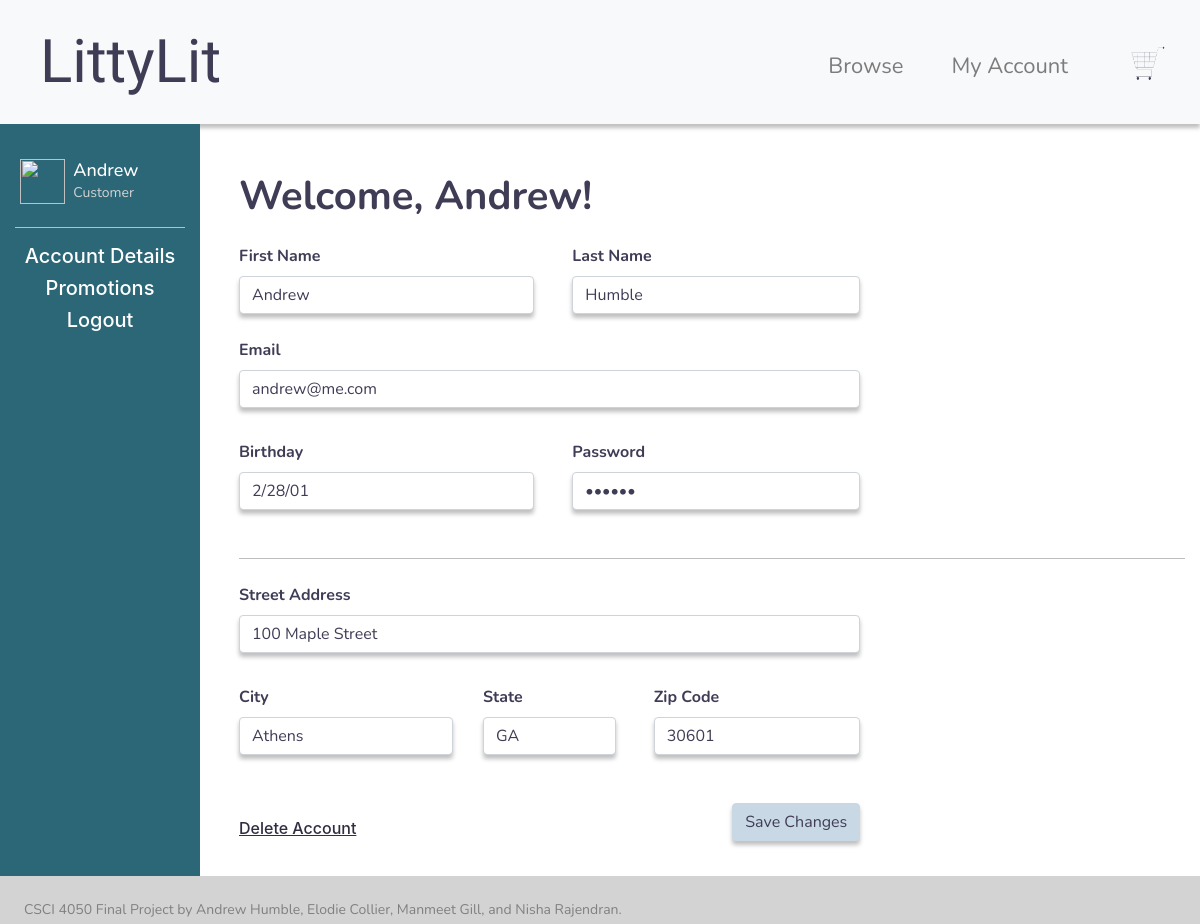
The page /customer-editMyAccount.php (signed in) on the database its author committed.
### tables this page shows
CREATE TABLE `userInfo` (
  `firstName` varchar(30) NOT NULL,
  `lastName` varchar(30) NOT NULL,
  `username` varchar(30) NOT NULL,
  `password` varchar(30) NOT NULL,
  `email` varchar(320) NOT NULL,
  `birthday` varchar(30) NOT NULL,
  `strAddress` varchar(100) NOT NULL,
  `city` varchar(100) NOT NULL,
  `state` varchar(2) NOT NULL,
  `zip` varchar(5) NOT NULL,
  `userType` varchar(1) NOT NULL,
  `promotion` int(11) DEFAULT NULL,
  `verification` int(11) DEFAULT NULL,
  PRIMARY KEY (`username`)
);

### customer-editMyAccount.php (the view, shortened to what this page needs)
<?php
require_once('connDB.php');
$getValuesQuery = "SELECT firstName, lastName, password, email, birthday, strAddress, city, state, zip FROM userInfo WHERE username='" . $_SESSION['username'] . "';";
$values = $conn->query($getValuesQuery);
$row = $values->fetch_assoc();
$firstName = isset($row['firstName']) ? htmlspecialchars($row['firstName']) : '';
$lastName = isset($row['lastName']) ? htmlspecialchars($row['lastName']) : '';
$password = $row['password'];
$email = $row['email'];
$birthday = $row['birthday'];
$strAddress = isset($row['strAddress']) ? htmlspecialchars($row['strAddress']) : '';
$city = isset($row['city']) ? htmlspecialchars($row['city']) : '';
$state = $row['state'];
$zip = $row['zip'];
?>
<!DOCTYPE>
<head>
    <link href="editMyAccount.css" rel="stylesheet">
    <link rel="stylesheet" href="https://stackpath.bootstrapcdn.com/bootstrap/4.1.1/css/bootstrap.min.css">
</head>
<html>
<body>
    <main>
        <?php include 'elements/header.php' ?>
        <div class="container-fluid text-center">
            <div class="row h-30 content">
                <div class="col-sm-2 sidenav justify-content-center" style="background-color: #2C6777;">
                    <div class="row align-items-center bottom-margin">
                        <div class="avatarMargin col-1">
                            <div class="row align-items-center d-flex float-right">
                                <img src="https://cdn-icons-png.flaticon.com/512/147/147142.png" width="45px" height="45px" style="vertical-align: middle;">
                            </div>
                        </div>
                        <div class="col-8 pl-2">
                            <div class="row">
                                <div class="col-12 mt-3 d-flex float-left bottom-margin nowrap">
                                    <h5><?php echo $firstName ?></h5>
                                </div>
                                <div class="col-12 d-flex float-left">
                                    <p>Customer</p>
                                </div>
                            </div>
                        </div>
                    </div>
                    <hr style="background-color: lightgrey">
                    <h4 class="sidebar"><a href="customer-editMyAccount.php">
                            Account Details
                        </a></h4>
                    <h4 class="sidebar"><a href="customer-promotions.php">
                            Promotions
                        </a></h4>
                    <h4 class="sidebar"><a href="customer-logout.php">
                            Logout
                        </a></h4>
                </div>
                <div class="col-sm-10 text-left">
                    <form method="post">
                        <div class="ml-4 mt-5">
                            <h1>Welcome, <?php echo $firstName ?>!</h1>
                            <div class="pt-2 row">
                                <div class="col-4">
                                    <div class="pt-2 form-group">
                                        <label for="firstName">First Name</label>
                                        <input type="text" class="form-control" id="firstName" name="firstName" value="<?php echo $firstName ?>" required>
                                    </div>
                                </div>
                                <div class="col-4">
                                    <div class="pl-2 pt-2 form-group">
                                        <label for="lastName">Last Name</label>
                                        <input type="text" class="form-control" id="lastName" name="lastName" value="<?php echo $lastName ?>" required>
                                    </div>
                                </div>
                            </div>
                            <div class="pt-2 row">
                                <div class="col-8 t-2 form-group">
                                    <label for="email">Email</label>
                                    <input type="email" class="form-control" id="email" name="email" value=<?php echo $email ?> required>
                                </div>
                            </div>
                            <div class="pt-2 row">
                                <div class="col-4 t-2 form-group">
                                    <div class="pt-2 form-group">
                                        <label for="username">Birthday</label>
                                        <input type="text" placeholder="YYYY-MM-DD" class="form-control" id="birthday" name="birthday" value=<?php echo $birthday ?> required>
                                    </div>
                                </div>
                                <div class="col-4">
                                    <div class="pl-2 pt-2 form-group">
                                        <label for="password">Password</label>
                                        <input type="password" class="form-control" id="password" name="password" value=<?php echo $password ?> required minlength="7">
                                    </div>
                                </div>
                            </div>
                            <hr style="background-color: lightgrey">
                            <div class="pt-2 row">
                                <div class="col-8 t-2 form-group">
                                    <label for="strAddress">Street Address</label>
                                    <input type="text" class="form-control" id="strAddress" name="strAddress" value="<?php echo $strAddress ?>" required>
                                </div>
                            </div>
                            <div class="pt-2 mb-4 row">
                                <div class="col-3">
                                    <div class="pt-2 form-group">
                                        <label for="city">City</label>
                                        <input type="text" class="form-control" id="city" name="city" value="<?php echo $city ?>" required>
                                    </div>
                                </div>
                                <div class="col-2">
                                    <div class="pt-2 form-group">
                                        <label for="state">State</label>
                                        <input type="state" class="form-control" id="state" name="state" value=<?php echo $state ?> required>
                                    </div>
                                </div>
                                <div class="col-3">
                                    <div class="pl-2 pt-2 form-group">
                                        <label for="password">Zip Code</label>
                                        <input type="text" class="form-control" id="zip" name="zip" value=<?php echo $zip ?> required minlength="5" minlength="5">
                                    </div>
                                </div>
                            </div>
                        </div>
                        <div class="row mr-2">
                            <div class="ml-4 mr-8 col-4">
                                <a class="text-left" href="customer-deleteAccount.php">
                                    <u style="text-decoration-color:#2F2E41">
                                        <h6 class="mt-4 mb-1" style="color: #2F2E41">Delete Account</h6>
                                    </u>
                                </a>
                            </div>
                            <div class="col-4 pr-6 mt-2 text-right">
                                <button name="submitButton" type="submit" class="btn btn-primary pr-6">Save Changes</button>
                            </div>
                        </div>
                    </form>
                </div>
            </div>
        </div>
</body>
</html>

### editMyAccount.css (style rules this page uses)
.row.content { height: 100%; }
.bottom-margin { margin-bottom: -0.5rem !important; }
.sidenav { padding-top: 20px; background-color: #f1f1f1; height: 100%; }
.sidenav a { font-size: 20px !important; color: white !important; }
.sidenav h5 { font-size: 18px !important; color: white !important; }
.sidenav p { font-size: 14px !important; color: lightgrey !important; }
.nowrap { white-space: nowrap; overflow: hidden; text-overflow: ellipsis; }
.avatarMargin { margin-left: 2.2rem; }
h1 { font-family: Nunito !important; font-weight: bold !important; text-align: left; color: #3F3D56 !important; margin-bottom: 0; }
h5, label { font-family: Nunito !important; color: #3F3D56 !important; margin-bottom: 0; font-weight: bold; }
p, input { font-family: Nunito !important; text-align: left; color: #3F3D56 !important; margin-bottom: 0; }
input { box-shadow: 0px 4px 4px rgba(0, 0, 0, 0.25); }
.btn { font-family: Nunito !important; text-align: left; color: #3F3D56 !important; background-color: #C8D8E4 !important; border-color: #C8D8E4 !important; margin-bottom: 0; vertical-align: end; }
button { box-shadow: 0px 4px 4px rgba(0, 0, 0, 0.25); }

### elements/header.css (style rules this page uses)
.nav-item h5, h5 { font-family: Nunito !important; font-size: 22px; font-weight: 400; padding-right: 2rem; color: #7C7C7D !important; }

### elements/footer.css (style rules this page uses)
.footer { background-color: lightgrey !important; max-height: 3rem !important; padding: 15px; width: 100% !important; }
.footer p { font-size: 14px !important; font-family: Nunito !important; color: lightgray !important; }

### rows shown on the page
userinfo: firstName "Andrew", lastName "Humble", email "andrew@me.com", birthday "2/28/01", strAddress "100 Maple Street", city "Athens", state "GA", zip "30601"
